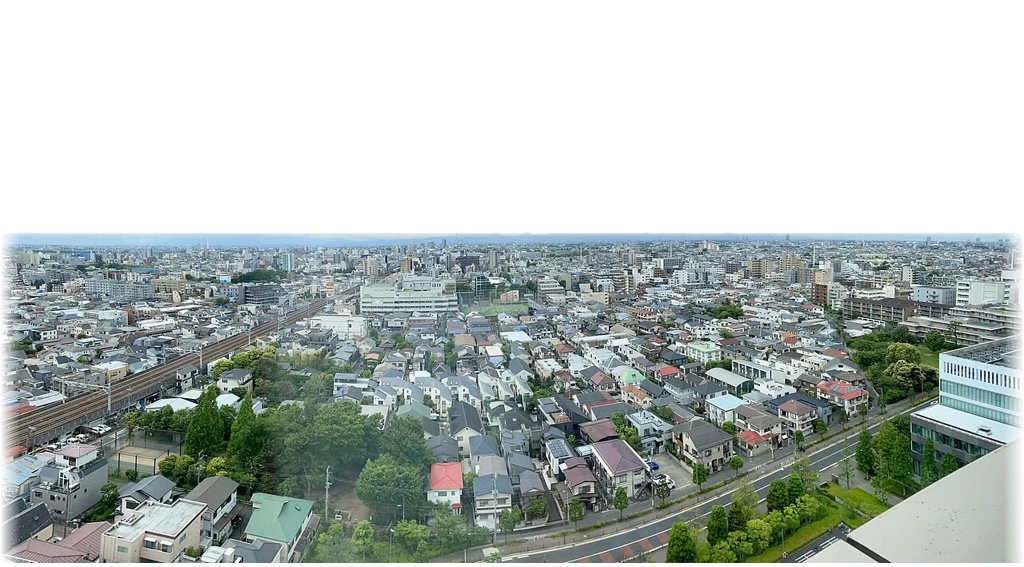
#> input picture web/room/window/mid.webp, 2048 x 1134 px (shown at 1/2 size)
$ python -i window_cards.py   (imports and definitions only)
#> lines starting #> are read from the running program, lines starting #| are printed output that depends on the picture; after the words box and inside, x2 and y2 are one past the last pixel; in counts of white or black regions, pixels touching at a corner belong together
#> further down, picture is the input picture: PIL image 2048x1134 RGBA; mean R, G, B, A 70.9, 79.3, 75.6, 145
"""The view out of SUB-01's window (#98 G7): the photographic plates that web/room/window_view.js layers behind the glass.

The owner asked for the most realistic view possible, so the plates are photographs, all CC0, cut out and prepared here:
  sky.webp     1024 x 2304  six real skies from Poly Haven (CC0), one per row: clear, partly cloudy, overcast, sunset, dusk,
                            night; each row is ±70° of azimuth and -2..50° of elevation of the tonemapped equirectangular
                            panorama, with the sun or the moon kept out of the crop (the shader draws its own)
  mid.webp     2048 x 1134  by day: "Suginami City 2024-05-06" (Wikimedia Commons, public domain by its author), the view
                            over the low houses of the ward next to Kichijōji, the sky cut out; 40 m behind the glass
  mid_n.webp   2048 x 1134  at night: "Blue illuminated buildings in Tokyo" (Commons, CC0), the same kind of view with its
                            real lit windows, mapped into the same metre frame; the two cross-fade through the blue hour
  mid_l.webp   2048 x 1134  the night plate's lit windows, found automatically (bright warm blobs), each with an id so that
                            the shader can switch some of them off and on (R pane, G kind, B id; see window_view.js)
  far.webp     2048 x  556  "Illuminated buildings at twilight in Minato-ku, Tokyo, view from Rainbow Bridge" (Commons, CC0;
                            a Pixabay photograph from 2016, when Pixabay's licence was CC0), the sky and the water cut out
  near.webp    1024 x 1024  a utility pole and its cables, drawn as silhouettes (the only drawn plate; nothing else fits)
  noise.webp    256 x  256  G: rain streaks   B, A: raindrop refraction offsets
  plates.json               what was used: source, author, licence, sha1, the metres each plate covers (the shader's LAYERS)

Sources are fetched into room_build/plates/ (not committed; ~120 MB) by `python room_build/window_cards.py --fetch`,
politely (Wikimedia rate-limits shared addresses: one request at a time, backoff on 429). Then:

    python room_build/window_cards.py            # writes web/room/window/* and prints the sizes
    python room_build/window_cards.py --preview  # also room_build/out/window_plates.png

Everything written is deterministic for a given set of sources (no randomness in the photo plates; one fixed seed for the
drawn pole and the noise).
"""
import argparse
import hashlib
import json
import math
import random
import sys
import time
import urllib.parse
import urllib.request
from pathlib import Path

import numpy as np
from PIL import Image, ImageDraw, ImageFilter

Image.MAX_IMAGE_PIXELS = None
ROOT = Path(__file__).resolve().parent.parent
OUT = ROOT / "web" / "room" / "window"
SRC = ROOT / "room_build" / "plates"
GROUND = -8.2               # the street, metres below the window's centre line (a third-floor room)
SEED = 20261002
BUDGET = 1.5 * 1024 * 1024  # all files together (the task's asset budget)
UA = "SUB01-room-window/1.0 (https://github.com/nocontentinhere4-art/sub-01) python-urllib"

# --- the sources ---------------------------------------------------------------------------------------------------
COMMONS = {
    "mid_day": "File:Suginami_City_2024-05-06.jpg",
    "mid_night": "File:Blue_illuminated_buildings_in_Tokyo.jpg",
    "far": "File:Illuminated_buildings_at_twilight_in_Minato-ku,_Tokyo,_view_from_Rainbow_Bridge_(2016-12-10_by_xegxef_@Pixabay_2086645).jpg",
}
FREE = ("CC0", "PUBLIC DOMAIN")      # licences accepted (free for any use); checked on fetch and recorded in plates.json
# Poly Haven HDRIs (all CC0): id -> (row, the azimuth of the crop's centre in the panorama, degrees from its left edge)
SKIES = [
    ("kloofendal_43d_clear_puresky", 0, 330.0),          # clear day: the blue away from the sun
    ("kloofendal_48d_partly_cloudy_puresky", 1, 320.0),   # partly cloudy day
    ("kloofendal_overcast_puresky", 2, 60.0),             # overcast
    ("belfast_sunset_puresky", 3, 170.0),                 # sunset: the glow lands at +45° in the view, where the sun sets
    ("qwantani_dusk_2_puresky", 4, 160.0),                # dusk, blue hour
    ("kloppenheim_02_puresky", 5, 120.0),                 # a clear night with stars; the moon's glow kept out
]
SKY_W, SKY_H, SKY_AZ, SKY_EL0, SKY_EL1 = 1024, 384, 70.0, -2.0, 50.0

# --- the diorama: what the plates cover, in metres (window_view.js LAYERS must say the same; tests compare plates.json) -----
LAYERS = {
    "near": {"d": 14.0, "xm": 16.0, "y0": -9.0, "y1": 7.0, "cx": 0.0},
    "mid": {"d": 40.0, "xm": 56.0, "y0": -18.0, "y1": 13.0, "cx": 4.0},      # 2048 x 1134 (36.6 px/m); the horizon at y = 0
    "far": {"d": 200.0, "xm": 48.0, "y0": -1.0, "y1": 11.8, "cx": 8.0},       # 2048 x 546 (42.7 px/m); the skyline's foot at -1.0
}
MID_PX = (2048, 1134)
# where each photograph's horizon is (fraction of its height from the top) and how much of its width is kept (x0, x1)
PHOTOS = {"mid_day": {"horizon": 0.412, "x": (0.0, 1.0)}, "mid_night": {"horizon": 0.552, "x": (0.0, 1.0), "top": 0.22},
          "far": {"horizon": 0.625, "x": (0.0, 0.58), "top": 0.0}}


# [48 lines left out: functions http, fetch, not called in this run]


def sources_ready():
    return (SRC / "meta.json").exists() and all((SRC / f"{k}.jpg").exists() for k in list(COMMONS) + [s[0] for s in SKIES])


# --- helpers -------------------------------------------------------------------------------------------------------
def sky_mask(img, max_row=None, grad_tol=9.0, blur=1.2, feather=1.5, seed_rows=3, erode=1):
    """1 where the sky is: the region of low local gradient connected to the top of the picture (clouds and twilight
    gradients are smooth; the skyline is an edge), limited to rows above `max_row`, eroded one pixel and feathered"""
#> called with grad_tol = 9, blur = 1.2, feather = 1.5, seed_rows = 3, erode = 1
    from scipy import ndimage
    g = np.asarray(img.convert("L").filter(ImageFilter.GaussianBlur(blur))).astype(np.float32)
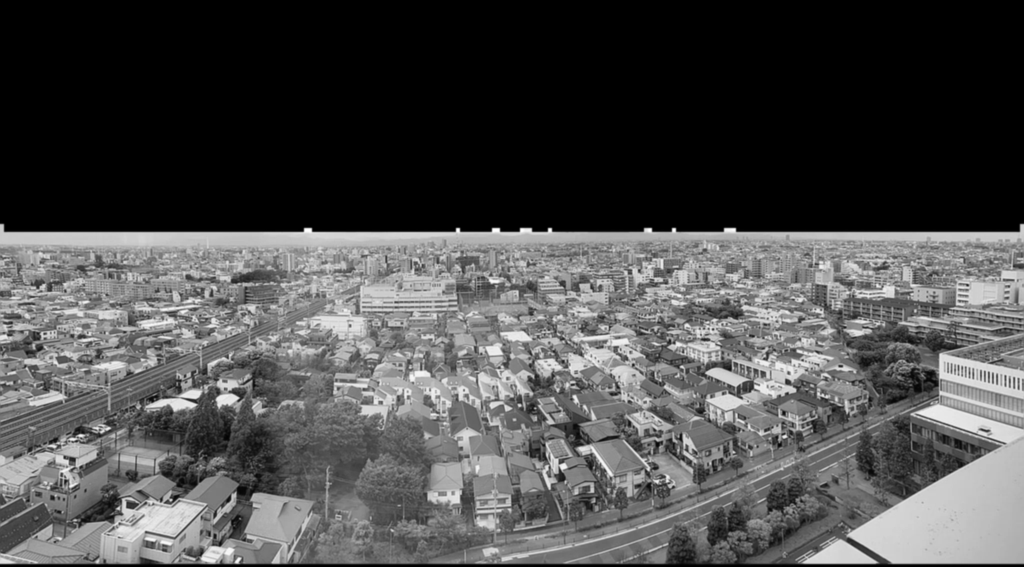
#> g: shape (1134, 2048) float32 (shown at 1/2 size); min 0, max 255, mean 76.4
    H, W = g.shape
#> H = 1134; W = 2048
    max_row = H if max_row is None else max_row
#> max_row = 1134
    gx = np.zeros_like(g); gy = np.zeros_like(g)
    gx[:, 1:] = np.abs(np.diff(g, axis=1)); gy[1:, :] = np.abs(np.diff(g, axis=0))
#> after `gx[:, 1:] = np.abs(np.diff(g, axis=1))`:
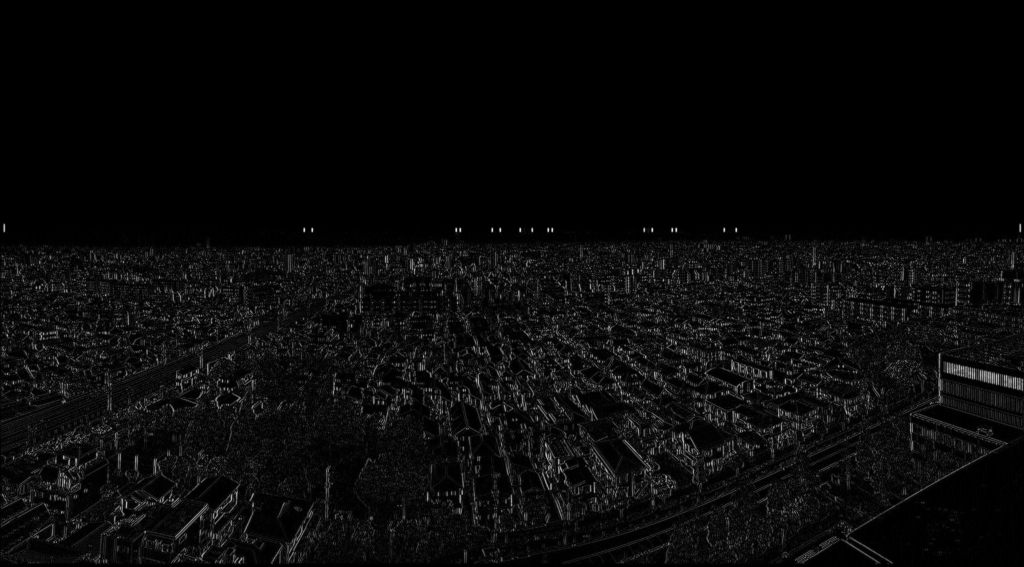
#> gx: shape (1134, 2048) float32 (shown at 1/2 size); min 0, max 82, mean 3.3; drawn with min black and max white
#> after `gy[1:, :] = np.abs(np.diff(g, axis=0))`:
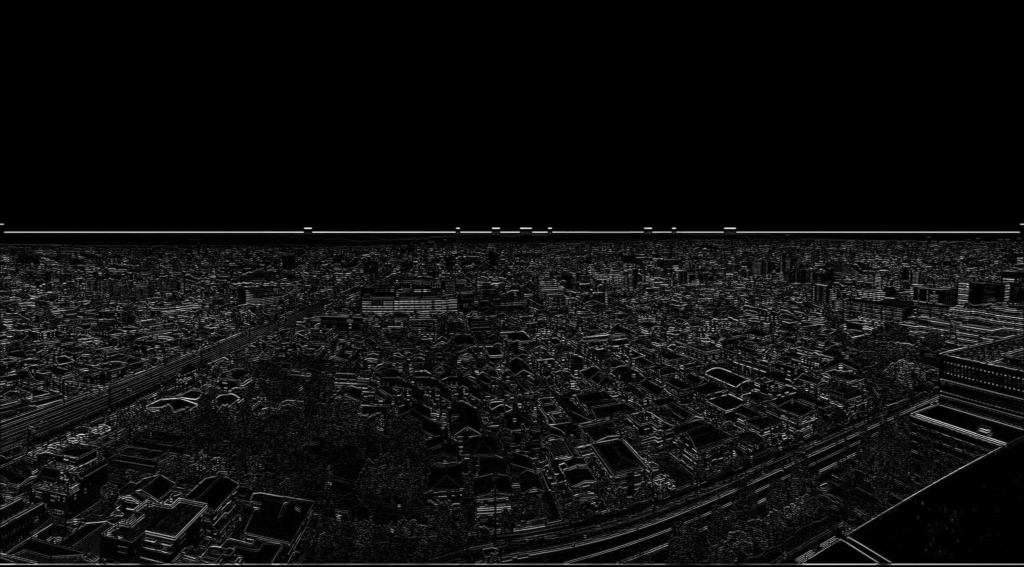
#> gy: shape (1134, 2048) float32 (shown at 1/2 size); min 0, max 82, mean 4.7; drawn with min black and max white
    low = np.maximum(gx, gy) < grad_tol
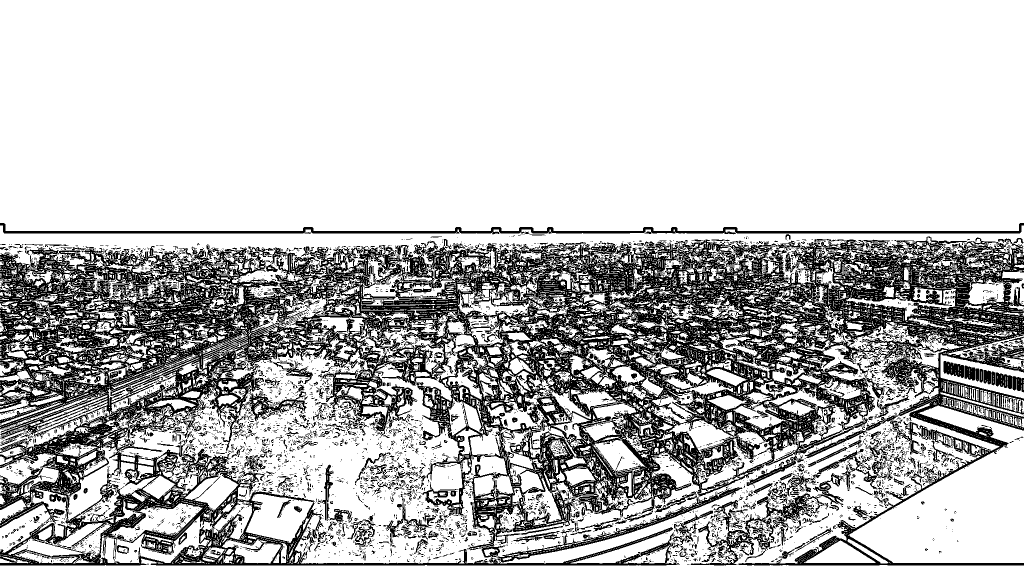
#> low: shape (1134, 2048) bool (shown at 1/2 size); 74.5% white; 5178 black regions (4615 under 20 px), largest, box (x1, y1, x2, y2) and area: (0, 473, 2048, 1131) 508468, (0, 446, 2048, 471) 11145, (1381, 987, 1649, 1131) 7091
    low[max_row:] = False
    lab, n = ndimage.label(low)
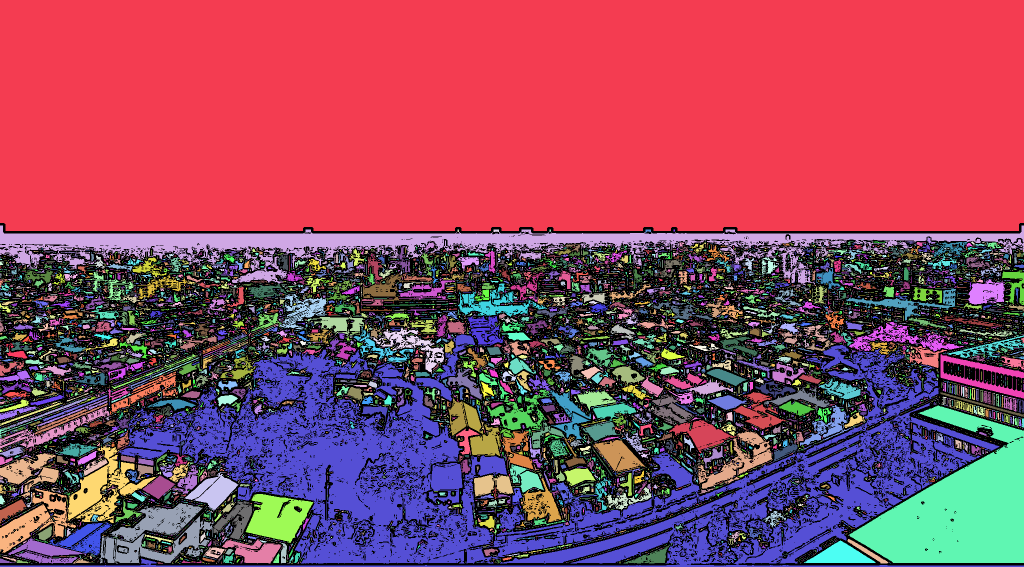
#> lab: shape (1134, 2048) int32 (shown at 1/2 size); 19823 distinct labels, from 0 to 19822; one colour per label, 0 black
#> n = 19822
    top_ids = np.unique(lab[:seed_rows]); top_ids = top_ids[top_ids > 0]
#> after `top_ids = np.unique(lab[:seed_rows])`: top_ids = [1]
    sky = np.isin(lab, top_ids)
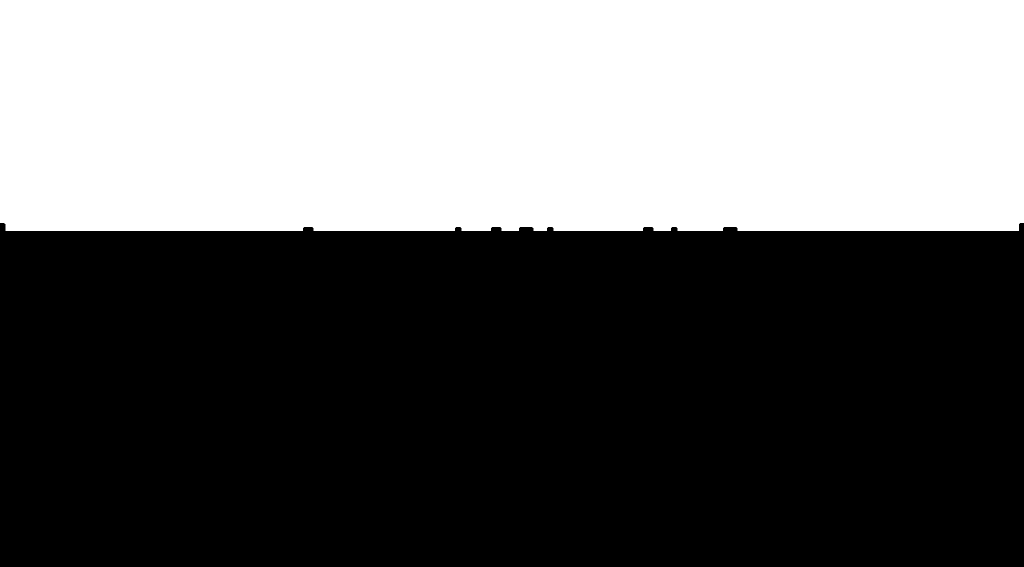
#> sky: shape (1134, 2048) bool (shown at 1/2 size); 40.7% white; 1 white region, box (x1, y1, x2, y2) and area: (0, 0, 2048, 462) 944616
    sky[max_row:] = False
    # islands in the sky (clouds with edges, specks) are not buildings: only what connects to the ground stays
    obj = ~sky; obj[max_row:] = True
    lab2, n2 = ndimage.label(obj)
#> n2 = 1
    ground_ids = np.unique(lab2[max_row - 1]) if max_row <= H else np.unique(lab2[-1]); ground_ids = ground_ids[ground_ids > 0]
#> after `ground_ids = np.unique(lab2[max_row - 1]) if max_row <= H else np.uniq`: ground_ids = [1]
    sky = ~np.isin(lab2, ground_ids)
    sky[max_row:] = False
    sky = ndimage.binary_closing(sky, iterations=2)                 # jpeg speckle inside the sky
#> sky: shape (1134, 2048) bool; 40.4% white; 1 white region, box (x1, y1, x2, y2) and area: (2, 2, 2046, 462) 938748
    sky = ndimage.binary_erosion(sky, iterations=erode)             # keep the halo off the skyline
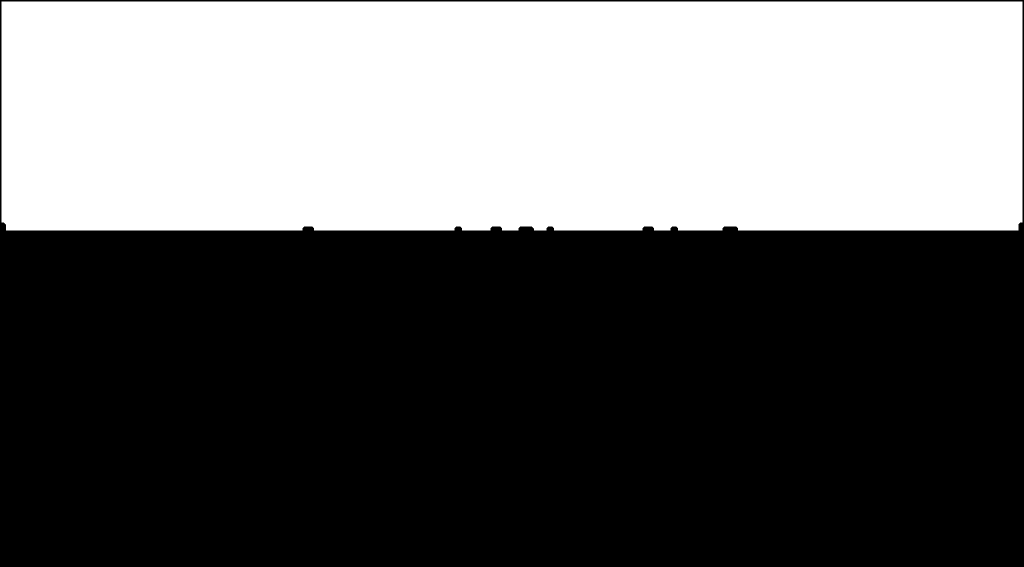
#> sky: shape (1134, 2048) bool (shown at 1/2 size); 40.2% white; 1 white region, box (x1, y1, x2, y2) and area: (3, 3, 2045, 461) 933672
    m = Image.fromarray((sky * 255).astype(np.uint8), "L")
    if feather:
        m = m.filter(ImageFilter.GaussianBlur(feather))
    return np.asarray(m).astype(np.float32) / 255


# [211 lines left out: functions cutout, fade_edges, equirect_crop, card_near, noise_tex, into_frame and 4 more, not called in this run]


def strip_html(s):
    import re
    return re.sub(r"<[^>]+>", "", s).strip()


# [10 lines not run here, left out]

>>> from PIL import Image
>>> picture = Image.open('../web/room/window/mid.webp')
>>> result = sky_mask(picture)

$ run again, on web/anatomy/t1_atlas.png
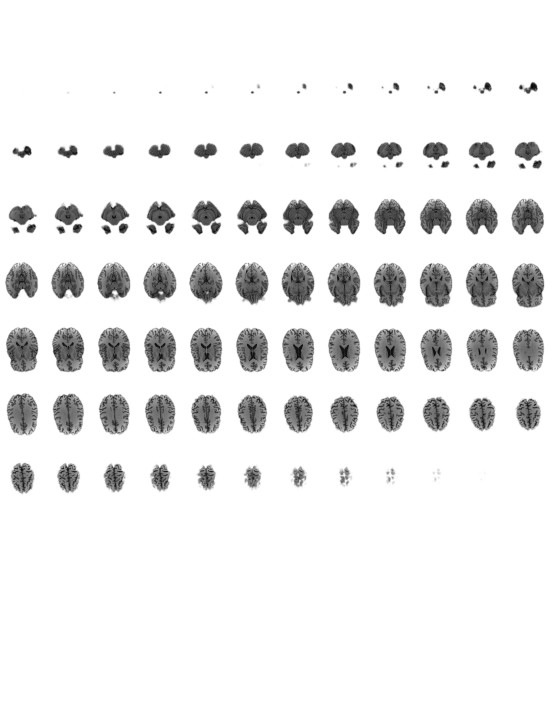
#> input picture web/anatomy/t1_atlas.png, 1104 x 1408 px (shown at 1/2 size)
#> picture is the input picture: PIL image 1104x1408 LA; mean R, G, B, A 62, 62, 62, 31.9
#> low: shape (1408, 1104) bool; 84.7% white; 6453 black regions (4951 under 20 px), largest, box (x1, y1, x2, y2) and area: (461, 639, 725, 918) 8455, (184, 510, 506, 594) 5510, (184, 722, 267, 986) 5508
#> lab: shape (1408, 1104) int32; 3154 distinct labels, from 0 to 3153
#> n = 3153
#> top_ids = [0, 1]
#> top_ids = [1]
#> obj: shape (1408, 1104) bool; 20% white; 6403 white regions (4906 under 20 px), largest, box (x1, y1, x2, y2) and area: (726, 1259, 1104, 1408) 48226, (461, 639, 725, 918) 10148, (184, 722, 267, 986) 7919
#> in sky_mask, `lab2, n2 = ndimage.label(obj)`:
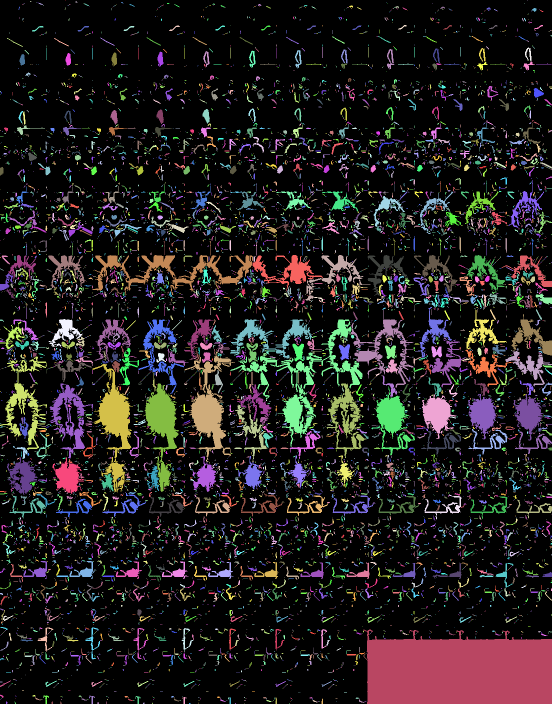
#> lab2: shape (1408, 1104) int32 (shown at 1/2 size); 10041 distinct labels, from 0 to 10040; one colour per label, 0 black
#> n2 = 10040
#> ground_ids = 22 values from 0 to 10040
#> ground_ids = 21 values from 9373 to 10040
#> in sky_mask, `sky = ndimage.binary_erosion(sky, iterations=erode)`:
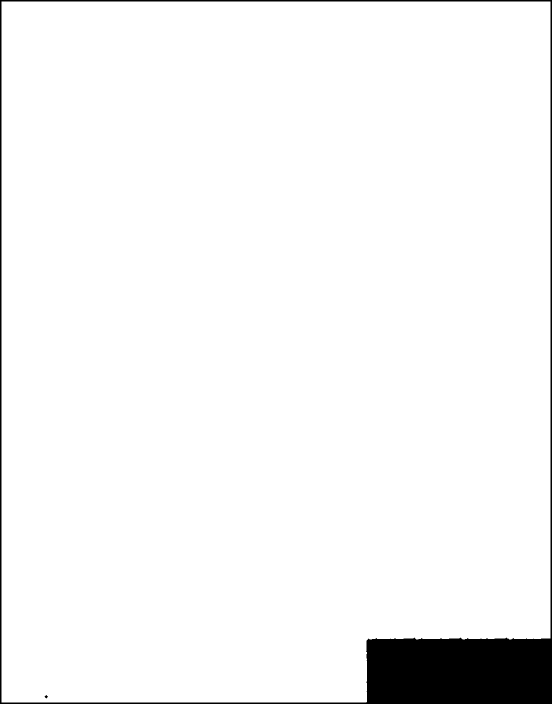
#> sky: shape (1408, 1104) bool (shown at 1/2 size); 96% white; 2 black regions, box (x1, y1, x2, y2) and area: (0, 0, 1104, 1408) 61805, (89, 1390, 96, 1397) 25
